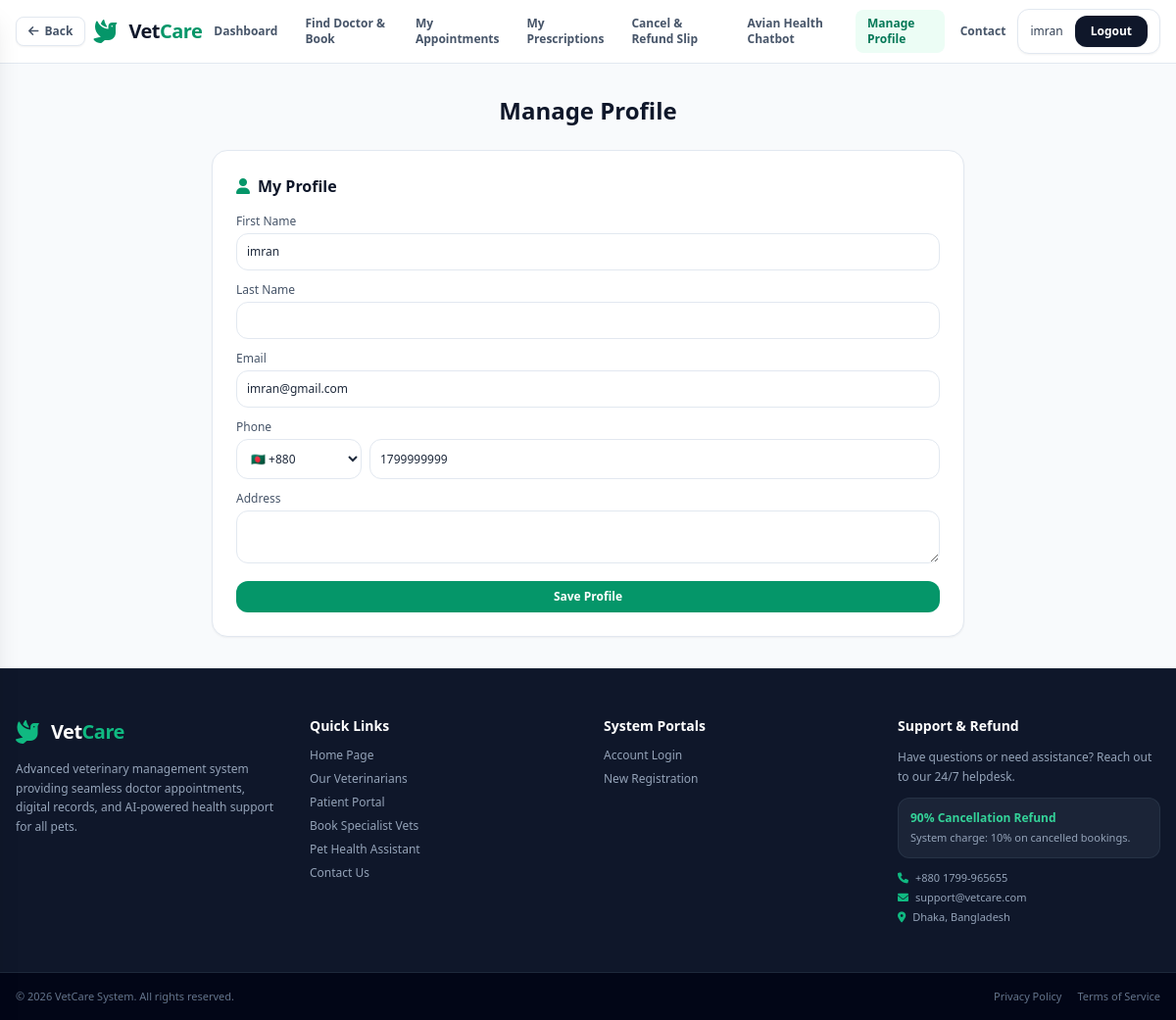
The app's page /manage-profile/ (signed in), older data.
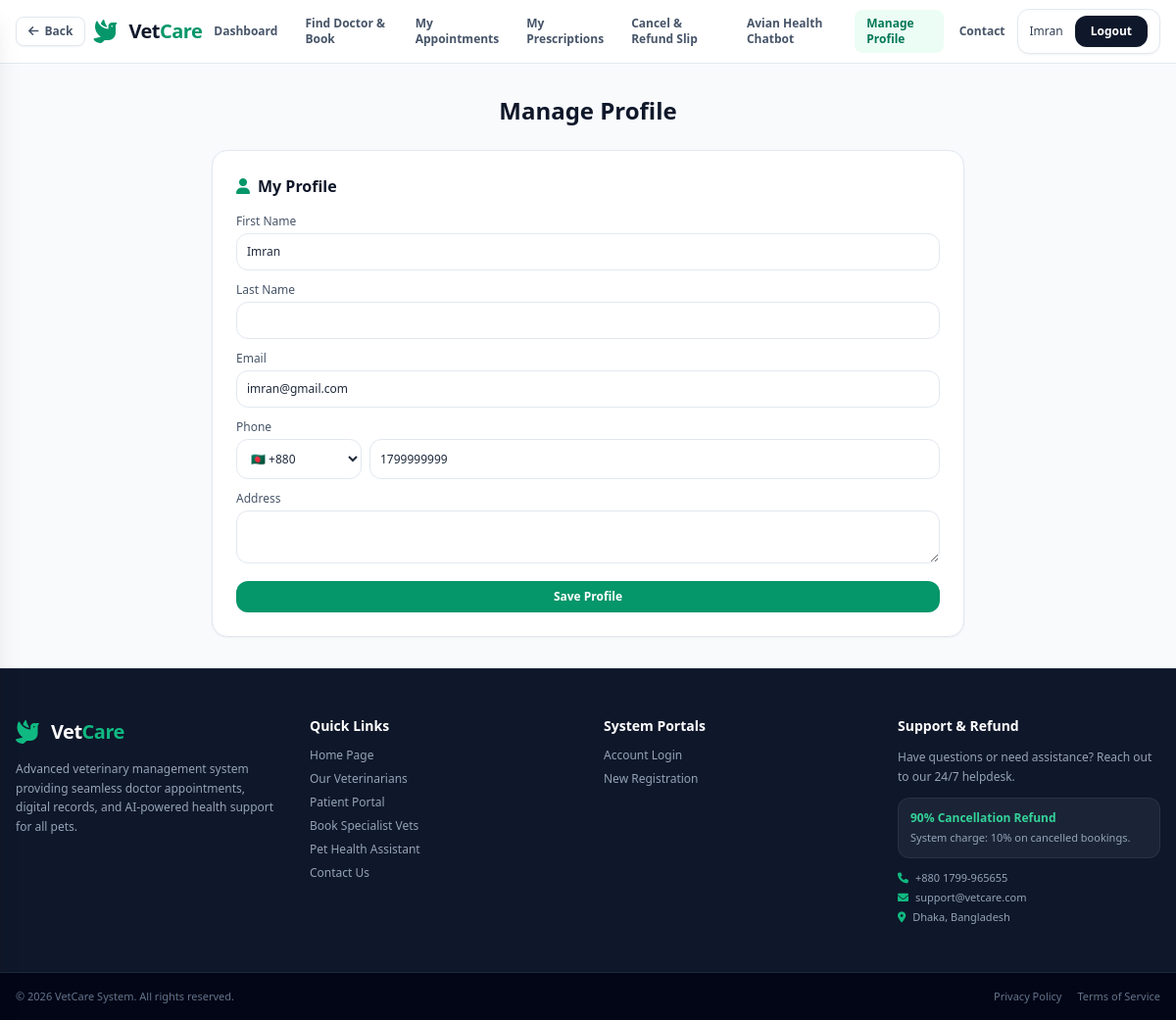
The same page, newer data.
### accounts/models.py (models this page shows, shortened)
class User(AbstractUser):
    ROLE_CHOICES = (
        ('PATIENT', 'Patient'),
        ('DOCTOR', 'Doctor'),
        ('ADMIN', 'Admin'),
    )
    role = models.CharField(max_length=20, choices=ROLE_CHOICES, default='PATIENT')
    phone = models.CharField(max_length=20, blank=True, null=True)
    country_code = models.CharField(max_length=5, default='+880', blank=True)
    address = models.TextField(blank=True)
    created_at = models.DateTimeField(auto_now_add=True)

### patient/views.py (the view)
# urls.py: path('manage-profile/', views.manage_profile, name='manage_profile'),
@login_required
def manage_profile(request):
    if request.user.role != 'PATIENT':
        return render(request, '403.html', status=403)
    try:
        patient = request.user.patient_profile
    except Patient.DoesNotExist:
        patient = Patient.objects.create(user=request.user)
    phone_display = ''
    if request.user.phone:
        cc = request.user.country_code or '+880'
        phone_display = request.user.phone[len(cc):] if request.user.phone.startswith(cc) else request.user.phone
    context = {
        'patient': patient,
        'phone_display': phone_display,
    }
    return render(request, 'manage_profile.html', context)

### vetcure/templates/manage_profile.html (shortened to what this page needs)
{% extends 'base.html' %}
{% block content %}
<div class="flex-grow flex items-center justify-center px-4 py-8">
    <div class="w-full max-w-3xl">
        <h1 class="text-2xl font-bold text-slate-900 mb-6 text-center">Manage Profile</h1>
        <div class="bg-white p-6 rounded-2xl border border-slate-200 shadow-sm space-y-4">
            <h2 class="font-bold text-slate-900 flex items-center gap-2">
                <i class="fa-solid fa-user text-emerald-600"></i> My Profile
            </h2>
            <form method="post" action="{% url 'update_patient_profile' %}" class="space-y-3">
                <div>
                    <label class="block text-slate-600 mb-1 text-xs">First Name</label>
                    <input type="text" name="first_name" value="{{ user.first_name }}" class="w-full border border-slate-200 rounded-xl p-2.5 outline-none focus:ring-1 focus:ring-emerald-500 text-xs" required>
                </div>
                <div>
                    <label class="block text-slate-600 mb-1 text-xs">Last Name</label>
                    <input type="text" name="last_name" value="{{ user.last_name }}" class="w-full border border-slate-200 rounded-xl p-2.5 outline-none focus:ring-1 focus:ring-emerald-500 text-xs">
                </div>
                <div>
                    <label class="block text-slate-600 mb-1 text-xs">Email</label>
                    <input type="email" name="email" value="{{ user.email }}" class="w-full border border-slate-200 rounded-xl p-2.5 outline-none focus:ring-1 focus:ring-emerald-500 text-xs" required>
                </div>
                <div>
                    <label class="block text-slate-600 mb-1 text-xs">Phone</label>
                    <div class="flex gap-2">
                        <select name="country_code" class="w-32 border border-slate-200 rounded-xl p-2.5 outline-none focus:ring-1 focus:ring-emerald-500 text-xs bg-white">
                            <option value="+880" {% if user.country_code == '+880' or not user.country_code %}selected{% endif %}>🇧🇩 +880</option>
                        </select>
                        <input type="tel" name="phone" value="{{ phone_display|default:'' }}" pattern="[0-9]+" inputmode="numeric" placeholder="1XXX-XXXXXX" class="flex-1 border border-slate-200 rounded-xl p-2.5 outline-none focus:ring-1 focus:ring-emerald-500 text-xs">
                    </div>
                </div>
                <div>
                    <label class="block text-slate-600 mb-1 text-xs">Address</label>
                    <textarea name="address" rows="2" class="w-full border border-slate-200 rounded-xl p-2.5 outline-none focus:ring-1 focus:ring-emerald-500 text-xs">{{ user.address }}</textarea>
                </div>
                <button type="submit" class="w-full bg-emerald-600 hover:bg-emerald-700 text-white font-semibold py-2 rounded-xl text-xs">Save Profile</button>
            </form>
        </div>
    </div>
</div>
{% endblock %}

### vetcure/templates/base.html (shortened to what the changed rows need)
<!DOCTYPE html>
<html lang="en">
<head>
    <script src="https://cdn.tailwindcss.com"></script>
    <link rel="stylesheet" href="https://cdnjs.cloudflare.com/ajax/libs/font-awesome/6.0.0/css/all.min.css">
</head>
<body class="bg-slate-50 text-slate-800 flex flex-col min-h-screen font-sans">
    <header class="no-print-header bg-white border-b border-slate-200 sticky top-0 z-30">
        <div class="max-w-7xl mx-auto px-4 h-16 flex items-center justify-between">
                <div class="flex items-center gap-3">
                {% if user.is_authenticated %}
                    <div class="flex items-center gap-3 bg-white border border-slate-200 rounded-xl px-3 py-1.5 shadow-sm">
                        <span class="text-xs font-medium text-slate-700">
                            {{ user.get_full_name|default:user.username }}
                        </span>
                        <form method="post" action="{% url 'logout' %}" class="inline">
                            <button type="submit" class="text-xs font-semibold bg-slate-900 hover:bg-slate-800 text-white px-4 py-2 rounded-xl transition shadow-sm">
                                Logout
                            </button>
                        </form>
                    </div>
                {% else %}
                    <a href="{% url 'login' %}" class="text-xs font-semibold text-slate-600 hover:text-emerald-600 transition px-3 py-2">Login</a>
                    <a href="{% url 'register' %}" class="text-xs font-semibold bg-emerald-600 hover:bg-emerald-700 text-white px-4 py-2 rounded-xl transition shadow-sm">Register</a>
                {% endif %}
                </div>
        </div>
    </header>
    <main class="flex-grow">
        {% block content %}{% endblock %}
    </main>
</body>
</html>

Row changes from the older to the newer data that the page shows:
changed User "imran@gmail.com": get_full_name "imran" → "Imran"; first_name "imran" → "Imran"
